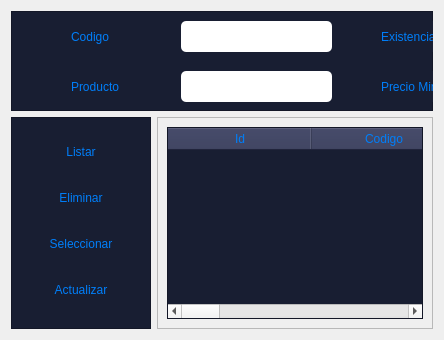
            <widget class="QWidget" name="page_inventario">
             <layout class="QGridLayout" name="gridLayout">
              <item row="0" column="0" colspan="2">
               <widget class="QFrame" name="frame_3">
                <property name="minimumSize">
                 <size>
                  <width>0</width>
                  <height>100</height>
                 </size>
                </property>
                <property name="styleSheet">
                 <string notr="true">QPushButton{
background-color: rgb(24, 30, 50);
border-top-left-radius:20p;
color: rgb(255,255,255);
font: 77 10pt &quot;Arial Black&quot;;

}

QPushButton:hover{
background-color: rgb(24, 30, 50);
border-top-left-radius:20p;
color: rgb(0,0,0);
font: 77 10pt &quot;Arial Black&quot;;
}
QFrame{
background-color: rgb(24, 30, 50);
}
QLabel{
color: rgb(0,126,249);
}
QLineEdit{
font: 77 10pt &quot;Gadugi&quot;;
color: rgb(158, 161, 178);
border-radius: 5px;

}
</string>
                </property>
                <property name="frameShape">
                 <enum>QFrame::StyledPanel</enum>
                </property>
                <property name="frameShadow">
                 <enum>QFrame::Raised</enum>
                </property>
                <widget class="QLabel" name="label_3">
                 <property name="geometry">
                  <rect>
                   <x>60</x>
                   <y>10</y>
                   <width>81</width>
                   <height>31</height>
                  </rect>
                 </property>
                 <property name="text">
                  <string>Codigo</string>
                 </property>
                </widget>
                <widget class="QLabel" name="label_8">
                 <property name="geometry">
                  <rect>
                   <x>60</x>
                   <y>60</y>
                   <width>81</width>
                   <height>31</height>
                  </rect>
                 </property>
                 <property name="text">
                  <string>Producto</string>
                 </property>
                </widget>
                <widget class="QLabel" name="label_9">
                 <property name="geometry">
                  <rect>
                   <x>370</x>
                   <y>10</y>
                   <width>81</width>
                   <height>31</height>
                  </rect>
                 </property>
                 <property name="text">
                  <string>Existencia</string>
                 </property>
                </widget>
                <widget class="QLabel" name="label_10">
                 <property name="geometry">
                  <rect>
                   <x>370</x>
                   <y>60</y>
                   <width>121</width>
                   <height>31</height>
                  </rect>
                 </property>
                 <property name="text">
                  <string>Precio Minorista</string>
                 </property>
                </widget>
                <widget class="QLabel" name="label_11">
                 <property name="geometry">
                  <rect>
                   <x>680</x>
                   <y>10</y>
                   <width>141</width>
                   <height>31</height>
                  </rect>
                 </property>
                 <property name="text">
                  <string>Precio Mayorista</string>
                 </property>
                </widget>
                <widget class="QLineEdit" name="lnx_codigo_product">
                 <property name="geometry">
                  <rect>
                   <x>170</x>
                   <y>10</y>
                   <width>151</width>
                   <height>31</height>
                  </rect>
                 </property>
                </widget>
                <widget class="QLineEdit" name="lnx_producto">
                 <property name="geometry">
                  <rect>
                   <x>170</x>
                   <y>60</y>
                   <width>151</width>
                   <height>31</height>
                  </rect>
                 </property>
                </widget>
                <widget class="QLineEdit" name="lnx_existencias">
                 <property name="geometry">
                  <rect>
                   <x>480</x>
                   <y>10</y>
                   <width>151</width>
                   <height>31</height>
                  </rect>
                 </property>
                </widget>
                <widget class="QLineEdit" name="lnx_precio_min">
                 <property name="geometry">
                  <rect>
                   <x>480</x>
                   <y>60</y>
                   <width>151</width>
                   <height>31</height>
                  </rect>
                 </property>
                </widget>
                <widget class="QLineEdit" name="lnx_precio_may">
                 <property name="geometry">
                  <rect>
                   <x>790</x>
                   <y>10</y>
                   <width>151</width>
                   <height>31</height>
                  </rect>
                 </property>
                </widget>
                <widget class="QPushButton" name="btn_crear_form">
                 <property name="geometry">
                  <rect>
                   <x>680</x>
                   <y>60</y>
                   <width>261</width>
                   <height>30</height>
                  </rect>
                 </property>
                 <property name="minimumSize">
                  <size>
                   <width>250</width>
                   <height>30</height>
                  </size>
                 </property>
                 <property name="styleSheet">
                  <string notr="true">QPushButton{
border-top-left-radius:20p;
color: rgb(0,126,249);
font: 77 10pt &quot;Gadugi&quot;;

border-radius: 5px;


}

QPushButton:hover{

background-color: qlineargradient(spread:pad, x1:0, y1:0.505682, x2:1, y2:0.477, stop:0 rgba(11, 131, 120, 219), stop:1 rgba(85, 98, 112, 226));


}</string>
                 </property>
                 <property name="text">
                  <string>Crear</string>
                 </property>
                </widget>
               </widget>
              </item>
              <item row="1" column="0">
               <widget class="QFrame" name="frame_5">
                <property name="styleSheet">
                 <string notr="true">QPushButton{
border-top-left-radius:20p;
color: rgb(0,126,249);
font: 77 10pt &quot;Gadugi&quot;;

border-radius: 5px;


}

QPushButton:hover{

background-color: qlineargradient(spread:pad, x1:0, y1:0.505682, x2:1, y2:0.477, stop:0 rgba(11, 131, 120, 219), stop:1 rgba(85, 98, 112, 226));


}
QFrame{
background-color: rgb(24, 30, 50);
}
QLabel{
color: rgb(0,126,249);
}</string>
                </property>
                <property name="frameShape">
                 <enum>QFrame::StyledPanel</enum>
                </property>
                <property name="frameShadow">
                 <enum>QFrame::Raised</enum>
                </property>
                <layout class="QVBoxLayout" name="verticalLayout_6">
                 <item>
                  <widget class="QPushButton" name="btn_listar">
                   <property name="minimumSize">
                    <size>
                     <width>120</width>
                     <height>30</height>
                    </size>
                   </property>
                   <property name="layoutDirection">
                    <enum>Qt::LeftToRight</enum>
                   </property>
                   <property name="text">
                    <string>Listar</string>
                   </property>
                  </widget>
                 </item>
                 <item>
                  <widget class="QPushButton" name="btn_eliminar">
                   <property name="minimumSize">
                    <size>
                     <width>120</width>
                     <height>30</height>
                    </size>
                   </property>
                   <property name="text">
                    <string>Eliminar</string>
                   </property>
                  </widget>
                 </item>
                 <item>
                  <widget class="QPushButton" name="btn_seleccionar">
                   <property name="minimumSize">
                    <size>
                     <width>120</width>
                     <height>30</height>
                    </size>
                   </property>
                   <property name="text">
                    <string>Seleccionar</string>
                   </property>
                  </widget>
                 </item>
                 <item>
                  <widget class="QPushButton" name="btn_acutalizar">
                   <property name="minimumSize">
                    <size>
                     <width>120</width>
                     <height>30</height>
                    </size>
                   </property>
                   <property name="text">
                    <string>Actualizar</string>
                   </property>
                  </widget>
                 </item>
                </layout>
               </widget>
              </item>
              <item row="1" column="1">
               <widget class="QFrame" name="frame_6">
                <property name="frameShape">
                 <enum>QFrame::StyledPanel</enum>
                </property>
                <property name="frameShadow">
                 <enum>QFrame::Raised</enum>
                </property>
                <layout class="QVBoxLayout" name="verticalLayout_7">
                 <item>
                  <widget class="QTableWidget" name="tabla_inventario">
                   <property name="styleSheet">
                    <string notr="true">QHeaderView
{
Fondo: transparente; 
background-color: rgb(24, 30, 50);
border-top-left-radius:20p;
color: rgb(0,126,249);
font: 77 10pt &quot;Gadugi&quot;;
}

QHeaderView:hover
{
background-color: rgb(46, 51, 84);
border-top-left-radius:20p;
}
QHeaderView:section
{
background-color: rgb(46, 51, 84);
border-top-left-radius:20p;
padding: 2px;
font-size:11 pt;

}
QTableWidget{
background-color: rgb(24, 30, 50);
gridline-color: rgb(24, 30, 50);
font-size: 11pt;
border-top-left-radius:20p;
color: rgb(0,126,249);
font: 77 10pt &quot;Gadugi&quot;;
}
QTableWidgetQTableCornerButton::section{
background-color: rgb(46, 51, 84);
border: 1px solid rgb(0,126,249);
}
QTableView QTableCornerButton::section {
background-color: rgb(46, 51, 84);
border: 1px solid rgb(0, 126, 249);
}</string>
                   </property>
                   <attribute name="horizontalHeaderDefaultSectionSize">
                    <number>144</number>
                   </attribute>
                   <column>
                    <property name="text">
                     <string>Id</string>
                    </property>
                   </column>
                   <column>
                    <property name="text">
                     <string>Codigo</string>
                    </property>
                   </column>
                   <column>
                    <property name="text">
                     <string>Producto</string>
                    </property>
                   </column>
                   <column>
                    <property name="text">
                     <string>Existencias</string>
                    </property>
                   </column>
                   <column>
                    <property name="text">
                     <string>Precio Minorista</string>
                    </property>
                   </column>
                   <column>
                    <property name="text">
                     <string>Precio Mayorista</string>
                    </property>
                   </column>
                  </widget>
                 </item>
                </layout>
               </widget>
              </item>
             </layout>
            </widget>
